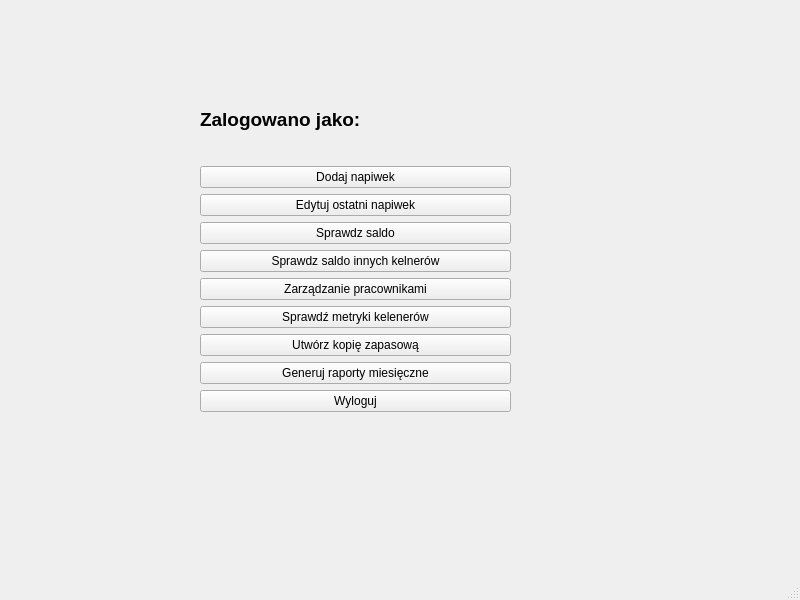
<?xml version="1.0" encoding="UTF-8"?>
<ui version="4.0">
 <class>MainWindow</class>
 <widget class="QMainWindow" name="MainWindow">
  <property name="geometry">
   <rect>
    <x>0</x>
    <y>0</y>
    <width>800</width>
    <height>600</height>
   </rect>
  </property>
  <property name="windowTitle">
   <string>MainWindow</string>
  </property>
  <widget class="QWidget" name="centralwidget">
   <widget class="QWidget" name="verticalLayoutWidget">
    <property name="geometry">
     <rect>
      <x>200</x>
      <y>80</y>
      <width>311</width>
      <height>332</height>
     </rect>
    </property>
    <layout class="QVBoxLayout" name="verticalLayout">
     <item>
      <widget class="QLabel" name="labelLoggedUser">
       <property name="text">
        <string>&lt;html&gt;&lt;head/&gt;&lt;body&gt;&lt;p&gt;&lt;span style=&quot; font-size:14pt; font-weight:700;&quot;&gt;Zalogowano jako: &lt;/span&gt;&lt;/p&gt;&lt;/body&gt;&lt;/html&gt;</string>
       </property>
      </widget>
     </item>
     <item>
      <widget class="QPushButton" name="btnAddTip">
       <property name="text">
        <string>Dodaj napiwek</string>
       </property>
      </widget>
     </item>
     <item>
      <widget class="QPushButton" name="btnEditLastTip">
       <property name="text">
        <string>Edytuj ostatni napiwek</string>
       </property>
      </widget>
     </item>
     <item>
      <widget class="QPushButton" name="btnCheckBalance">
       <property name="text">
        <string>Sprawdz saldo</string>
       </property>
      </widget>
     </item>
     <item>
      <widget class="QPushButton" name="btnManagerTools">
       <property name="text">
        <string>Sprawdz saldo innych kelnerów</string>
       </property>
      </widget>
     </item>
     <item>
      <widget class="QPushButton" name="btnAdminPanel">
       <property name="text">
        <string>Zarządzanie pracownikami</string>
       </property>
      </widget>
     </item>
     <item>
      <widget class="QPushButton" name="btnPerformanceMetrics">
       <property name="text">
        <string>Sprawdź metryki kelenerów</string>
       </property>
      </widget>
     </item>
     <item>
      <widget class="QPushButton" name="btnBackup">
       <property name="text">
        <string>Utwórz kopię zapasową</string>
       </property>
      </widget>
     </item>
     <item>
      <widget class="QPushButton" name="btnGenerateReports">
       <property name="text">
        <string>Generuj raporty miesięczne</string>
       </property>
      </widget>
     </item>
     <item>
      <widget class="QPushButton" name="btnLogout">
       <property name="text">
        <string>Wyloguj</string>
       </property>
      </widget>
     </item>
    </layout>
   </widget>
  </widget>
  <widget class="QMenuBar" name="menubar">
   <property name="geometry">
    <rect>
     <x>0</x>
     <y>0</y>
     <width>800</width>
     <height>24</height>
    </rect>
   </property>
  </widget>
  <widget class="QStatusBar" name="statusbar"/>
 </widget>
 <resources/>
 <connections/>
</ui>
